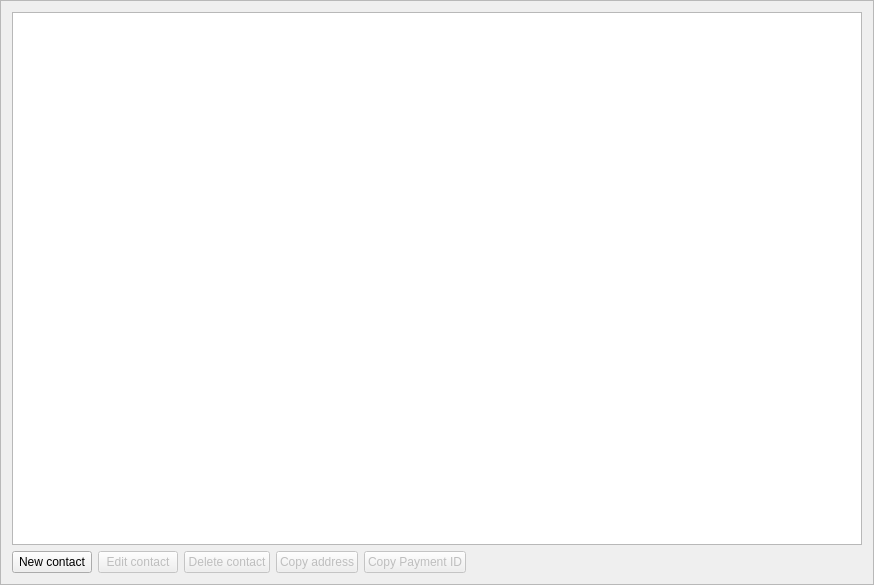
<?xml version="1.0" encoding="UTF-8"?>
<ui version="4.0">
  <class>AddressBookFrame</class>
  <widget class="QFrame" name="AddressBookFrame">
    <property name="geometry">
      <rect>
        <x>0</x>
        <y>0</y>
        <width>874</width>
        <height>585</height>
      </rect>
    </property>
    <property name="windowTitle">
      <string>Frame</string>
    </property>
    <property name="frameShape">
      <enum>QFrame::StyledPanel</enum>
    </property>
    <property name="frameShadow">
      <enum>QFrame::Raised</enum>
    </property>
    <layout class="QVBoxLayout" name="verticalLayout">
      <item>
        <widget class="QTreeView" name="m_addressBookView">
          <property name="sizeAdjustPolicy">
            <enum>QAbstractScrollArea::AdjustToContents</enum>
          </property>
          <property name="alternatingRowColors">
            <bool>true</bool>
          </property>
          <property name="sortingEnabled">
            <bool>false</bool>
          </property>
          <attribute name="headerDefaultSectionSize">
            <number>150</number>
          </attribute>
          <attribute name="headerStretchLastSection">
            <bool>false</bool>
          </attribute>
        </widget>
      </item>
      <item>
        <layout class="QHBoxLayout" name="horizontalLayout">
          <item>
            <widget class="QPushButton" name="m_addAddressButton">
              <property name="text">
                <string>New contact</string>
              </property>
              <property name="icon">
                <iconset resource="../../resources.qrc">
                  <normaloff>:/icons/add_recepient</normaloff>:/icons/add_recepient
                </iconset>
              </property>
            </widget>
          </item>
          <item>
            <widget class="QPushButton" name="m_editAddressButton">
              <property name="enabled">
                <bool>false</bool>
              </property>
              <property name="text">
                <string>Edit contact</string>
              </property>
              <property name="icon">
                <iconset resource="../../resources.qrc">
                  <normaloff>:/icons/edit</normaloff>:/icons/edit
                </iconset>
              </property>
            </widget>
          </item>
          <item>
            <widget class="QPushButton" name="m_deleteAddressButton">
              <property name="enabled">
                <bool>false</bool>
              </property>
              <property name="text">
                <string>Delete contact</string>
              </property>
              <property name="icon">
                <iconset resource="../../resources.qrc">
                  <normaloff>:/icons/remove</normaloff>:/icons/remove
                </iconset>
              </property>
            </widget>
          </item>
          <item>
            <widget class="QPushButton" name="m_copyAddressButton">
              <property name="enabled">
                <bool>false</bool>
              </property>
              <property name="text">
                <string>Copy address</string>
              </property>
              <property name="icon">
                <iconset resource="../../resources.qrc">
                  <normaloff>:/icons/copy_white</normaloff>
                  <selectedoff>:/icons/copy_white</selectedoff>:/icons/copy_white
                </iconset>
              </property>
            </widget>
          </item>
          <item>
            <widget class="QPushButton" name="m_copyPaymentIdButton">
              <property name="enabled">
                <bool>false</bool>
              </property>
              <property name="text">
                <string>Copy Payment ID</string>
              </property>
              <property name="icon">
                <iconset resource="../../resources.qrc">
                  <normaloff>:/icons/copy_white</normaloff>
                  <selectedoff>:/icons/copy_white</selectedoff>:/icons/copy_white
                </iconset>
              </property>
            </widget>
          </item>
          <item>
            <spacer name="horizontalSpacer">
              <property name="orientation">
                <enum>Qt::Horizontal</enum>
              </property>
              <property name="sizeHint" stdset="0">
                <size>
                  <width>40</width>
                  <height>20</height>
                </size>
              </property>
            </spacer>
          </item>
        </layout>
      </item>
    </layout>
  </widget>
  <resources>
    <include location="../../resources.qrc"/>
  </resources>
  <connections>
    <connection>
      <sender>m_addAddressButton</sender>
      <signal>clicked()</signal>
      <receiver>AddressBookFrame</receiver>
      <slot>addClicked()</slot>
      <hints>
        <hint type="sourcelabel">
          <x>53</x>
          <y>556</y>
        </hint>
        <hint type="destinationlabel">
          <x>436</x>
          <y>292</y>
        </hint>
      </hints>
    </connection>
    <connection>
      <sender>m_deleteAddressButton</sender>
      <signal>clicked()</signal>
      <receiver>AddressBookFrame</receiver>
      <slot>deleteClicked()</slot>
      <hints>
        <hint type="sourcelabel">
          <x>148</x>
          <y>556</y>
        </hint>
        <hint type="destinationlabel">
          <x>436</x>
          <y>292</y>
        </hint>
      </hints>
    </connection>
    <connection>
      <sender>m_copyAddressButton</sender>
      <signal>clicked()</signal>
      <receiver>AddressBookFrame</receiver>
      <slot>copyClicked()</slot>
      <hints>
        <hint type="sourcelabel">
          <x>243</x>
          <y>556</y>
        </hint>
        <hint type="destinationlabel">
          <x>436</x>
          <y>292</y>
        </hint>
      </hints>
    </connection>
    <connection>
      <sender>m_editAddressButton</sender>
      <signal>clicked()</signal>
      <receiver>AddressBookFrame</receiver>
      <slot>editClicked()</slot>
      <hints>
        <hint type="sourcelabel">
          <x>147</x>
          <y>561</y>
        </hint>
        <hint type="destinationlabel">
          <x>436</x>
          <y>292</y>
        </hint>
      </hints>
    </connection>
    <connection>
      <sender>m_copyPaymentIdButton</sender>
      <signal>clicked()</signal>
      <receiver>AddressBookFrame</receiver>
      <slot>copyPaymentIdClicked()</slot>
      <hints>
        <hint type="sourcelabel">
          <x>455</x>
          <y>561</y>
        </hint>
        <hint type="destinationlabel">
          <x>436</x>
          <y>292</y>
        </hint>
      </hints>
    </connection>
  </connections>
  <slots>
    <slot>addClicked()</slot>
    <slot>deleteClicked()</slot>
    <slot>copyClicked()</slot>
  </slots>
</ui>
